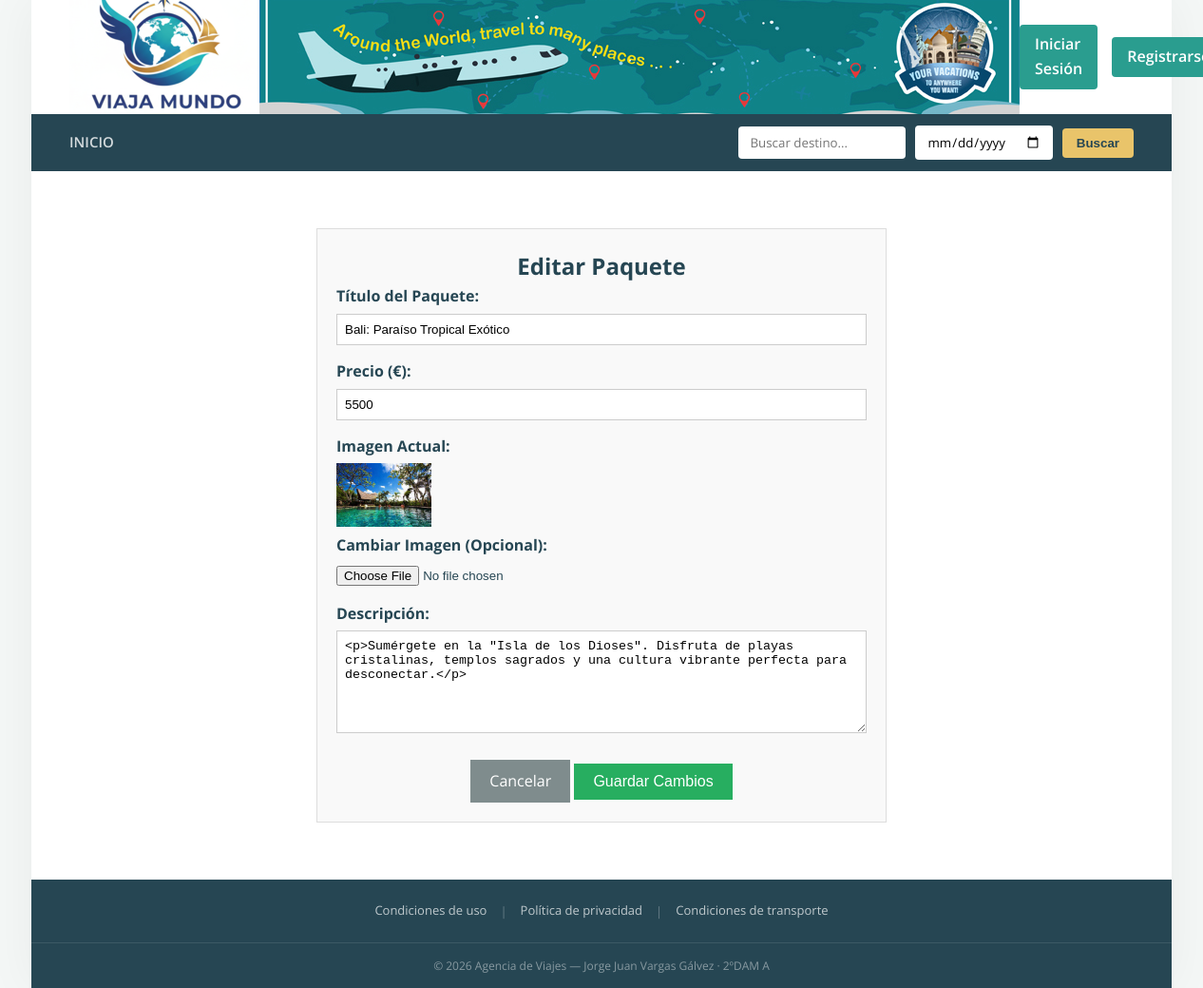
Screenshot of /editar_paquete.php?pack_id=1 with the database file from the repository.
### tables this page shows
CREATE TABLE IF NOT EXISTS `packages` (
  `package_id` int(100) NOT NULL AUTO_INCREMENT,
  `package_cat` int(100) NOT NULL,
  `package_type` int(100) NOT NULL,
  `package_title` varchar(255) NOT NULL,
  `package_price` int(100) NOT NULL,
  `package_desc` longtext NOT NULL,
  `package_image` text NOT NULL,
  `package_keywords` varchar(255) NOT NULL,
  `start_date` date DEFAULT NULL,
  `end_date` date DEFAULT NULL,
  PRIMARY KEY (`package_id`)
);

### editar_paquete.php (the view, shortened to what this page needs)
<?php
require_once "vistas/db.php";
if (isset($_GET['pack_id'])) {
    $pack_id = $_GET['pack_id'];
    $stmt = $conexion->prepare("SELECT * FROM packages WHERE package_id = ?");
    $stmt->execute([$pack_id]);
    $row = $stmt->fetch();
} else {
    header("Location: index.php");
    exit();
}
?>
<!DOCTYPE html>
<html lang="es">
<head>
    <link rel="stylesheet" href="assets/styles/style.css">
</head>
<body>
    <div class="main_wrapper">
        <?php include 'vistas/header.php'; ?>
        <?php include 'vistas/navbar.php'; ?>
        <div class="content_wrapper">
            <div id="content_area">
                <div class="form-contenedor">
                    <h2 style="text-align: center;">Editar Paquete</h2>
                    <form action="" method="post" enctype="multipart/form-data">
                        <div class="agrupado-form">
                            <label>Título del Paquete:</label>
                            <input type="text" name="title" value="<?php echo $row['package_title']; ?>" required>
                        </div>
                        <div class="agrupado-form">
                            <label>Precio (€):</label>
                            <input type="text" name="price" value="<?php echo $row['package_price']; ?>" required>
                        </div>
                        <div class="agrupado-form">
                            <label>Imagen Actual:</label>
                            <img src="assets/imagenes/packages/<?php echo $row['package_image']; ?>" width="100"><br>
                            <label>Cambiar Imagen (Opcional):</label>
                            <input type="file" name="new_image">
                        </div>
                        <div class="agrupado-form">
                            <label>Descripción:</label>
                            <textarea name="desc" rows="6" required><?php echo $row['package_desc']; ?></textarea>
                        </div>
                        <div style="text-align: center; margin-top: 20px;">
                            <a href="details.php?pack_id=<?php echo $pack_id; ?>" class="btn-cancelar">Cancelar</a>
                            <button type="submit" name="update_package" class="btn-guardar">Guardar Cambios</button>
                        </div>
                    </form>
                </div>
            </div>
        </div>
        <?php include "vistas/footer.php"; ?>
    </div>
</body>
</html>

### assets/styles/style.css (style rules this page uses)
* { margin: 0; padding: 0; box-sizing: border-box; }
body { background: #F4F7F6; font-family: 'Open Sans', sans-serif; color: #264653; line-height: 1.6; }
a { text-decoration: none; transition: all 0.3s ease; }
.main_wrapper { max-width: 1200px; margin: 0 auto; background: #ffffff; box-shadow: 0 0 50px rgba(0,0,0,0.05); min-height: 100vh; display: flex; flex-direction: column; }
.content_wrapper { display: flex; flex: 1; padding: 40px; gap: 40px; }
#content_area { flex-grow: 1; }

### editar_paquete.php (style rules this page uses)
.form-contenedor { max-width: 600px; margin: 20px auto; padding: 20px; background: #f9f9f9; border: 1px solid #ddd; }
.agrupado-form { margin-bottom: 15px; }
label { display: block; font-weight: bold; margin-bottom: 5px; }
input[type="text"], textarea { width: 100%; padding: 8px; border: 1px solid #ccc; }
.btn-guardar { background-color: #27ae60; color: white; padding: 10px 20px; border: none; cursor: pointer; font-size: 16px; }
.btn-cancelar { background-color: #7f8c8d; color: white; padding: 10px 20px; text-decoration: none; display: inline-block; }

### rows the page displays
packages: title "Bali: Paraíso Tropical Exótico", price "5500", package_image (picture), desc "<p>Sumérgete en la \"Isla de los Dioses\". Disfruta de playas cristalinas, templos sagrados y una cultura vibrante perfecta para desconectar.</p>"
